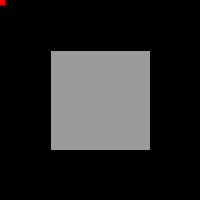
Frame 1 (no input)
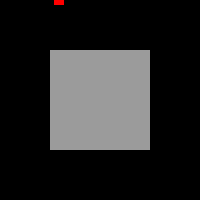
Frame 60 (the mouse pressed at the canvas centre just before this capture)
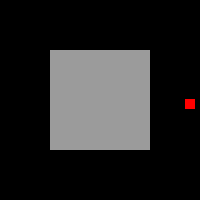
Frame 120 (the mouse held since frame 60 and released just before this capture)

The Processing sketch that drew these frames (run headless with seeded random() and noise(); from frame 60 on, the mouse is pressed at the canvas centre):

// Processing sketch: processing_79065
// ── processing_79065.pde

int x = 0; // x location of square
int y = 0; // y location of square

int speed = 0; // speed of square

int state = 0; // a variable to keep track of the squares's state
              // Depending on value of state, it will move either right, down, left or up

void setup() {
  size(200,200);
}
void draw() {
  background(0); // set background to Black
  fill(155);
  rectMode(CENTER);  
  rect(100,100,100,100); // draw island on racetrack
  noStroke(); // set no stroke (no outline around rectangle)
  fill(255,0,0); // set fill to red
  rect(x,y,10,10); // draw rectangle
  
  if (!mousePressed) { // If mouse not pressed the speed is equal to 1
  speed = 1; 
} else { // If the mouse is pressed the speed changes to 4
 speed = 4; 
}
if (!keyPressed) { // If a key isn't pressed nothing happens
} else {          // But if it is pressed the colour of the rectangle changes to green 
   fill(0,255,0);
  rect(x,y,10,10);
}
println("zooooommmm Im a racing car");
  if (state == 0) { // If the state is 0 move to the right
    x = x + speed;
    if (x > width-10) { // If, while the state is 0, it reaches the right side of the window, change the state to 1
      x = width-10;    // Logic repeats for all states
      state = 1;
    }
  } else if (state == 1) {
    y = y + speed;
    if (y > height-10) {
      y = height-10;
      state = 2;
  }
  }
  else if (state == 2) {
  x = x- speed;
  if (x < 0) {
    x = 0;
    state = 3;
}
} 
else if (state == 3) {
  y = y - speed;
  if (y < 0) {
    y = 0;
    state = 0;
  }
 }
}
